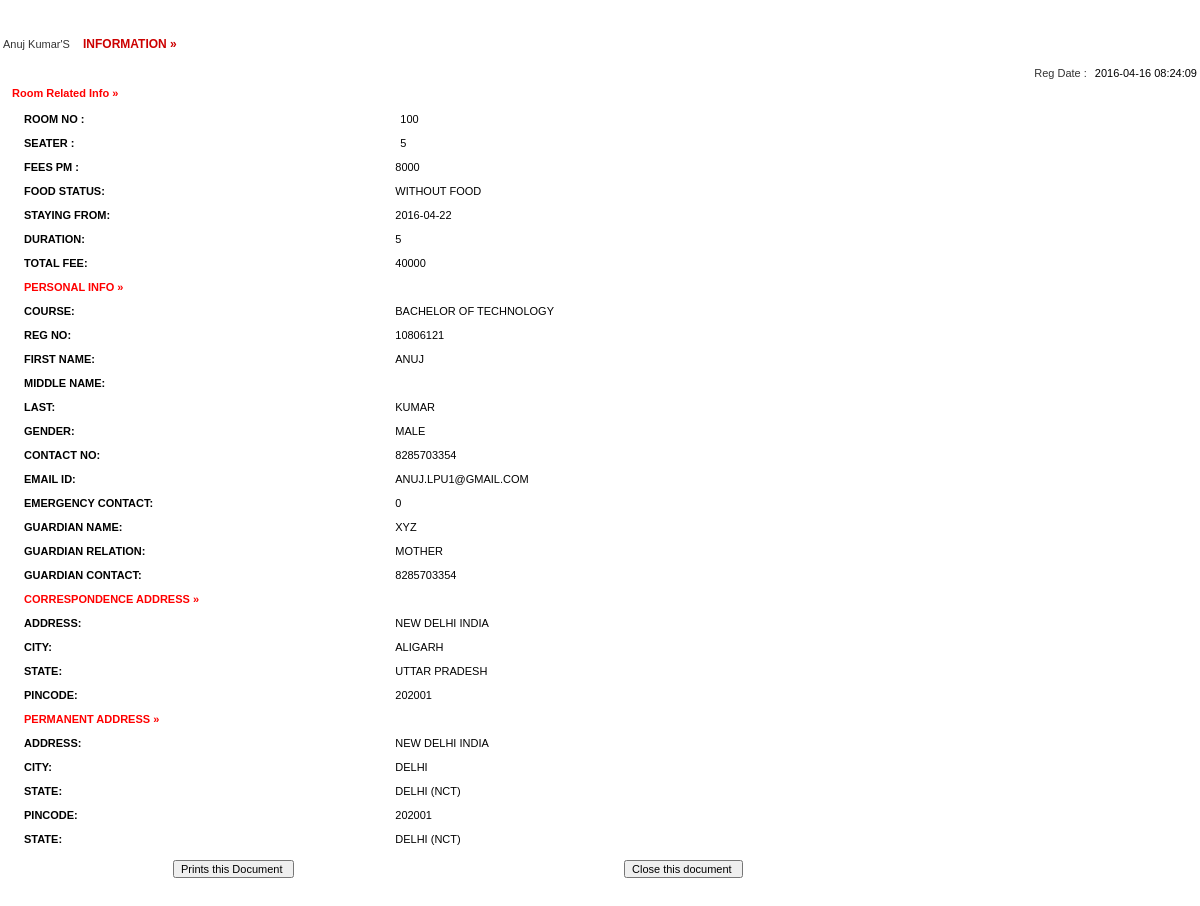
The app's page /admin/full-profile.php?id=6 with its own data.
### tables this page shows
CREATE TABLE registration (
  id int(11) NOT NULL,
  roomno int(11) DEFAULT NULL,
  seater int(11) DEFAULT NULL,
  feespm int(11) DEFAULT NULL,
  foodstatus int(11) DEFAULT NULL,
  stayfrom date DEFAULT NULL,
  duration int(11) DEFAULT NULL,
  course varchar(500) DEFAULT NULL,
  regno int(11) DEFAULT NULL,
  firstName varchar(500) DEFAULT NULL,
  middleName varchar(500) DEFAULT NULL,
  lastName varchar(500) DEFAULT NULL,
  gender varchar(250) DEFAULT NULL,
  contactno bigint(11) DEFAULT NULL,
  emailid varchar(500) DEFAULT NULL,
  egycontactno bigint(11) DEFAULT NULL,
  guardianName varchar(500) DEFAULT NULL,
  guardianRelation varchar(500) DEFAULT NULL,
  guardianContactno bigint(11) DEFAULT NULL,
  corresAddress varchar(500) DEFAULT NULL,
  corresCIty varchar(500) DEFAULT NULL,
  corresState varchar(500) DEFAULT NULL,
  corresPincode int(11) DEFAULT NULL,
  pmntAddress varchar(500) DEFAULT NULL,
  pmntCity varchar(500) DEFAULT NULL,
  pmnatetState varchar(500) DEFAULT NULL,
  pmntPincode int(11) DEFAULT NULL,
  postingDate timestamp NULL DEFAULT CURRENT_TIMESTAMP,
  updationDate varchar(500) DEFAULT NULL
);

### admin/full-profile.php (the view, shortened to what this page needs)
<?php
$con = mysqli_connect(DB_SERVER,DB_USER,DB_PASS,DB_NAME);
?>
<!DOCTYPE html PUBLIC "-//W3C//DTD XHTML 1.0 Transitional//EN" "http://www.w3.org/TR/xhtml1/DTD/xhtml1-transitional.dtd">
<html xmlns="http://www.w3.org/1999/xhtml">
<head>
<link href="style.css" rel="stylesheet" type="text/css" />
<link href="hostel.css" rel="stylesheet" type="text/css">
</head>
<body>
<table width="100%" border="0">
<?php
		 $ret= mysqli_query($con,"SELECT * FROM registration where id = '".$_GET['id']."'");
			while($row=mysqli_fetch_array($ret))
			{
			?>
			<tr>
			  <td colspan="2" align="center" class="font1">&nbsp;</td>
  </tr>
			<tr>
			  <td colspan="2" align="center" class="font1">&nbsp;</td>
  </tr>
			<tr>
			  <td colspan="2"  class="font"><?php echo ucfirst($row['firstName']);?> <?php echo ucfirst($row['lastName']);?>'S <span class="font1"> information &raquo;</span> </td>
  </tr>
			<tr>
			  <td colspan="2"  class="font">&nbsp;&nbsp;&nbsp;&nbsp;&nbsp;&nbsp;&nbsp;&nbsp;&nbsp;&nbsp;&nbsp;&nbsp;
		      <div align="right">Reg Date : <span class="comb-value"><?php echo $row['postingDate'];?></span></div></td>
  </tr>
			<tr>
			  <td colspan="2"  class="heading" style="color: red;">Room Related Info &raquo; </td>
  </tr>
			<tr>
			  <td colspan="2"  class="font1"><table width="100%" border="0">
                <tr>
                  <td width="32%" valign="top" class="heading">Room no : </td>
                      <td class="comb-value1"><span class="comb-value"><?php echo $row['roomno'];?></span></td>
                    </tr>
                  <tr>
                  <td width="22%" valign="top" class="heading">Seater : </td>
                      <td class="comb-value1"><span class="comb-value"><?php echo $row['seater'];?></span></td>
                    </tr>
                    <tr>
                    <td width="12%" valign="top" class="heading">Fees PM : </td>
                      <td class="comb-value1"><?php echo $fpm=$row['feespm'];?></td>
                    </tr>
                     <tr>
                    <td width="12%" valign="top" class="heading">Food Status: </td>
                      <td class="comb-value1"><?php if($row['foodstatus']==0)
{
  echo "Without Food";
}
else
{
  echo "With Food";
}
                      ;?></td>
                    </tr>
                    <tr>
                    <td width="12%" valign="top" class="heading">Staying From: </td>
                      <td class="comb-value1"><?php echo $row['stayfrom'];?></td>
                    </tr>
                    <tr>
                    <td width="12%" valign="top" class="heading">Duration: </td>
                      <td class="comb-value1"><?php echo $dr=$row['duration'];?></td>
                    </tr>
                    <tr>
                    <td width="12%" valign="top" class="heading">Total Fee: </td>
                      <td class="comb-value1">
                      <?php if($row['foodstatus']==1)
                      {
                        $fd=2000;
                        echo (($dr*$fpm)+$fd);
                      }
                        else
                        {
                          echo $dr*$fpm;
                        }
                      ?></td>
                    </tr>
  <tr>
   <td colspan="2" align="left"  class="heading" style="color: red;">Personal Info &raquo; </td>
  </tr>
<tr>
<td width="12%" valign="top" class="heading">Course: </td>
<td class="comb-value1"><?php echo $row['course'];?></td>
</tr>
<tr>
<td width="12%" valign="top" class="heading">Reg no: </td>
<td class="comb-value1"><?php echo $row['regno'];?></td>
</tr>
<tr>
<td width="12%" valign="top" class="heading">First Name: </td>
<td class="comb-value1"><?php echo $row['firstName'];?></td>
</tr>
<tr>
<td width="12%" valign="top" class="heading">Middle name: </td>
<td class="comb-value1"><?php echo $row['middleName'];?></td>
</tr>
<tr>
<td width="12%" valign="top" class="heading">Last: </td>
<td class="comb-value1"><?php echo $row['lastName'];?></td>
</tr>
<tr>
<td width="12%" valign="top" class="heading">Gender: </td>
<td class="comb-value1"><?php echo $row['gender'];?></td>
</tr>
<tr>
<td width="12%" valign="top" class="heading">Contact No: </td>
<td class="comb-value1"><?php echo $row['contactno'];?></td>
</tr>
<tr>
<td width="12%" valign="top" class="heading">Email id: </td>
<td class="comb-value1"><?php echo $row['emailid'];?></td>
</tr>
<tr>
<td width="12%" valign="top" class="heading">Emergency Contact: </td>
<td class="comb-value1"><?php echo $row['egycontactno'];?></td>
</tr>
<tr>
<td width="12%" valign="top" class="heading">Guardian Name: </td>
<td class="comb-value1"><?php echo $row['guardianName'];?></td>
</tr>
<tr>
<td width="12%" valign="top" class="heading">Guardian Relation: </td>
<td class="comb-value1"><?php echo $row['guardianRelation'];?></td>
</tr>
<tr>
<td width="12%" valign="top" class="heading">Guardian Contact: </td>
<td class="comb-value1"><?php echo $row['guardianContactno'];?></td>
</tr>
<tr>
        <td colspan="2"  class="heading" style="color: red;">Correspondence Address  &raquo; </td>
  </tr>
<tr>
<td width="12%" valign="top" class="heading">Address: </td>
<td class="comb-value1"><?php echo $row['corresAddress'];?></td>
</tr>
<tr>
<td width="12%" valign="top" class="heading">City: </td>
<td class="comb-value1"><?php echo $row['corresCIty'];?></td>
</tr>
<tr>
<td width="12%" valign="top" class="heading">State: </td>
<td class="comb-value1"><?php echo $row['corresState'];?></td>
</tr>
<tr>
<td width="12%" valign="top" class="heading">Pincode: </td>
<td class="comb-value1"><?php echo $row['corresPincode'];?></td>
</tr>
<tr>
        <td colspan="2"  class="heading" style="color: red;">Permanent Address  &raquo; </td>
  </tr>
<tr>
<td width="12%" valign="top" class="heading">Address: </td>
<td class="comb-value1"><?php echo $row['pmntAddress'];?></td>
</tr>
<tr>
<td width="12%" valign="top" class="heading">City: </td>
<td class="comb-value1"><?php echo $row['pmntCity'];?></td>
</tr>
<tr>
<td width="12%" valign="top" class="heading">State: </td>
<td class="comb-value1"><?php echo $row['pmnatetState'];?></td>
</tr>
<tr>
<td width="12%" valign="top" class="heading">Pincode: </td>
<td class="comb-value1"><?php echo $row['pmntPincode'];?></td>
</tr>
<tr>
<td width="12%" valign="top" class="heading">State: </td>
<td class="comb-value1"><?php echo $row['pmnatetState'];?></td>
</tr>
<?php } ?>
                  </table></td>
                </tr>
                  </table></td>
  <tr>
    <td colspan="2" align="right" ><form id="form1" name="form1" method="post" action="">
      <table width="100%" border="0" cellpadding="0" cellspacing="0">
        <tr>
          <td width="14%">&nbsp;</td>
          <td width="35%" class="comb-value"><label>
            <input name="Submit" type="submit" class="txtbox4" value="Prints this Document " onClick="return f3();" />
          </label></td>
          <td width="3%">&nbsp;</td>
          <td width="26%"><label>
            <input name="Submit2" type="submit" class="txtbox4" value="Close this document " onClick="return f2();"  />
          </label></td>
          <td width="8%">&nbsp;</td>
          <td width="14%">&nbsp;</td>
        </tr>
      </table>
        </form>    </td>
  </tr>
</body>
</html>

### admin/css/style.css (style rules this page uses)
html { font-size: 14px; }
@media only screen and (min-width: 480px) { html { font-size: 17px; } }
@media only screen and (min-width: 768px) { html { font-size: 14px; } }
body { font-size: 1em; }

### admin/hostel.css (style rules this page uses)
body { margin-left: 0px; margin-top: 0px; margin-right: 0px; margin-bottom: 0px;font:11px Verdana,Arial; }
.heading { font-family: Verdana, Arial, Helvetica, sans-serif; font-size: 11px; font-weight: bold; color:#000000; padding-bottom:5px; padding-top:5px; padding-left:10px; text-decoration: none; }
.comb-value { font-family: Arial, Helvetica, sans-serif; font-size: 11px; color: #000000; text-decoration: none; padding-bottom:5px; padding-left:5px; padding-top:5px; }
.font1 { font-family:Verdana, Arial, Helvetica, sans-serif; font-size:12px; font-weight:800; color:#CC0000; text-transform:uppercase; padding-left:10px; padding-top:0px; }
.txtbox4 { font-family: Arial, Helvetica, sans-serif; font-size: 11px; color: #000000; }
.comb-value1 { font-family: Arial, Helvetica, sans-serif; font-size: 11px; color: #000000; text-decoration: none; padding-bottom:2px; padding-left:2px; padding-top:2px; }
.font { font-family:Verdana, Arial, Helvetica, sans-serif; font-size:11px; color:#333333; text-decoration:none; }

### records on screen
registration: firstName "Anuj", lastName "Kumar", postingDate "2016-04-16 08:24:09", roomno "100", seater "5", feespm "8000", foodstatus "WITHOUT FOOD", stayfrom "2016-04-22", duration "5", $dr*$fpm "40000", course "BACHELOR OF TECHNOLOGY", regno "10806121", firstName "ANUJ", lastName "KUMAR", gender "MALE", contactno "8285703354", emailid "ANUJ.LPU1@GMAIL.COM", egycontactno "0", guardianName "XYZ", guardianRelation "MOTHER", guardianContactno "8285703354", corresAddress "NEW DELHI INDIA", corresCIty "ALIGARH", corresState "UTTAR PRADESH", corresPincode "202001", pmntAddress "NEW DELHI INDIA", pmntCity "DELHI", pmnatetState "DELHI (NCT)", pmntPincode "202001"
